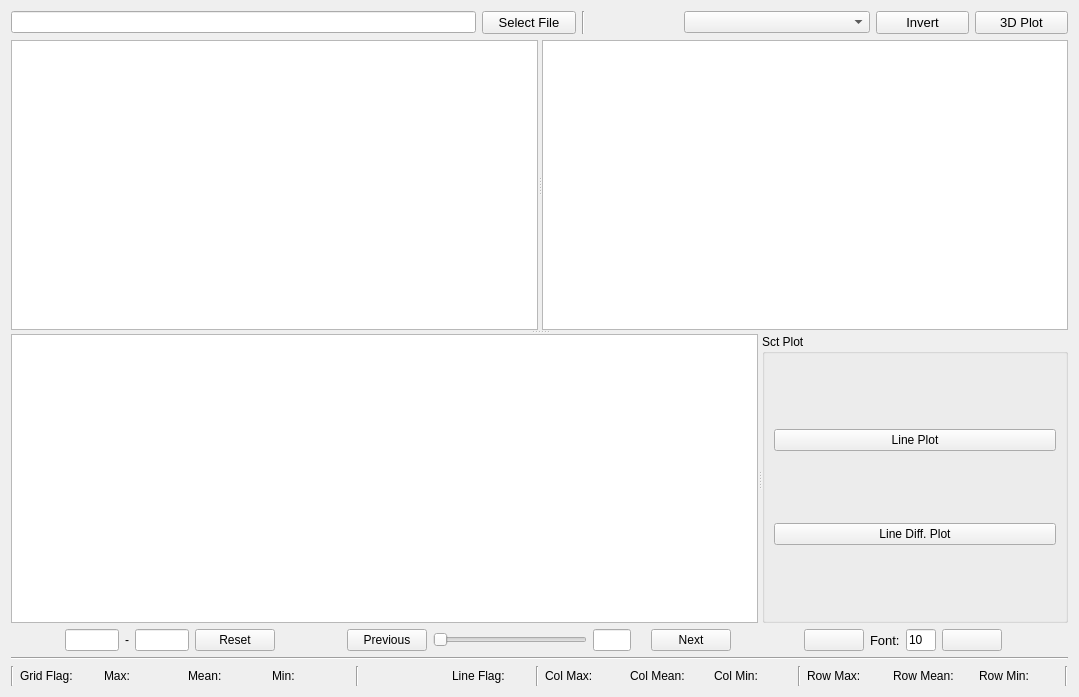
<?xml version="1.0" encoding="UTF-8"?>
<ui version="4.0">
 <class>Form</class>
 <widget class="QWidget" name="Form">
  <property name="geometry">
   <rect>
    <x>0</x>
    <y>0</y>
    <width>1079</width>
    <height>697</height>
   </rect>
  </property>
  <property name="windowTitle">
   <string>Data Viewer</string>
  </property>
  <property name="windowIcon">
   <iconset>
    <normaloff>Icon/eswin.png</normaloff>Icon/eswin.png</iconset>
  </property>
  <layout class="QVBoxLayout" name="verticalLayout">
   <item>
    <layout class="QHBoxLayout" name="horizontalLayout" stretch="5,1,0,1,2,1,1">
     <item>
      <widget class="QLineEdit" name="edit_path"/>
     </item>
     <item>
      <widget class="QPushButton" name="btn_selectFile">
       <property name="font">
        <font>
         <pointsize>10</pointsize>
        </font>
       </property>
       <property name="text">
        <string>Select File</string>
       </property>
       <property name="icon">
        <iconset>
         <normaloff>icons/csv-file-format-extension.png</normaloff>icons/csv-file-format-extension.png</iconset>
       </property>
       <property name="iconSize">
        <size>
         <width>20</width>
         <height>20</height>
        </size>
       </property>
      </widget>
     </item>
     <item>
      <widget class="Line" name="line">
       <property name="orientation">
        <enum>Qt::Vertical</enum>
       </property>
      </widget>
     </item>
     <item>
      <spacer name="horizontalSpacer">
       <property name="orientation">
        <enum>Qt::Horizontal</enum>
       </property>
       <property name="sizeHint" stdset="0">
        <size>
         <width>40</width>
         <height>20</height>
        </size>
       </property>
      </spacer>
     </item>
     <item>
      <widget class="QComboBox" name="comboBox"/>
     </item>
     <item>
      <widget class="QPushButton" name="btn_inverse">
       <property name="font">
        <font>
         <pointsize>10</pointsize>
        </font>
       </property>
       <property name="text">
        <string>Invert</string>
       </property>
       <property name="icon">
        <iconset>
         <normaloff>icons/invert.png</normaloff>icons/invert.png</iconset>
       </property>
       <property name="iconSize">
        <size>
         <width>20</width>
         <height>20</height>
        </size>
       </property>
      </widget>
     </item>
     <item>
      <widget class="QPushButton" name="btnPlot3D">
       <property name="enabled">
        <bool>true</bool>
       </property>
       <property name="font">
        <font>
         <pointsize>10</pointsize>
        </font>
       </property>
       <property name="text">
        <string>3D Plot</string>
       </property>
       <property name="icon">
        <iconset>
         <normaloff>icons/surface.png</normaloff>icons/surface.png</iconset>
       </property>
       <property name="iconSize">
        <size>
         <width>20</width>
         <height>20</height>
        </size>
       </property>
       <property name="autoDefault">
        <bool>false</bool>
       </property>
      </widget>
     </item>
    </layout>
   </item>
   <item>
    <widget class="QSplitter" name="splitterMain">
     <property name="orientation">
      <enum>Qt::Vertical</enum>
     </property>
     <widget class="QSplitter" name="splitterTop">
      <property name="layoutDirection">
       <enum>Qt::LeftToRight</enum>
      </property>
      <property name="orientation">
       <enum>Qt::Horizontal</enum>
      </property>
      <widget class="QTableView" name="gridDataViewer"/>
      <widget class="QTableView" name="sctColDataViewer"/>
     </widget>
     <widget class="QSplitter" name="splitterBottom">
      <property name="orientation">
       <enum>Qt::Horizontal</enum>
      </property>
      <widget class="QTableView" name="sctRowDataViewer"/>
      <widget class="QGroupBox" name="groupBox">
       <property name="title">
        <string>Sct Plot</string>
       </property>
       <layout class="QVBoxLayout" name="verticalLayout_2">
        <item>
         <widget class="QPushButton" name="btnPlotLine">
          <property name="text">
           <string>Line Plot</string>
          </property>
          <property name="icon">
           <iconset>
            <normaloff>icons/2dbar.png</normaloff>icons/2dbar.png</iconset>
          </property>
          <property name="iconSize">
           <size>
            <width>20</width>
            <height>20</height>
           </size>
          </property>
         </widget>
        </item>
        <item>
         <widget class="QPushButton" name="btnPlotSctDiff">
          <property name="text">
           <string>Line Diff. Plot</string>
          </property>
          <property name="icon">
           <iconset>
            <normaloff>icons/line_diff.png</normaloff>icons/line_diff.png</iconset>
          </property>
          <property name="iconSize">
           <size>
            <width>20</width>
            <height>20</height>
           </size>
          </property>
         </widget>
        </item>
       </layout>
      </widget>
     </widget>
    </widget>
   </item>
   <item>
    <layout class="QHBoxLayout" name="horizontalLayout_5" stretch="4,1,0,1,3,1">
     <item>
      <layout class="QHBoxLayout" name="horizontalLayout_4" stretch="1,1,0,1,1">
       <item>
        <spacer name="horizontalSpacer_2">
         <property name="orientation">
          <enum>Qt::Horizontal</enum>
         </property>
         <property name="sizeHint" stdset="0">
          <size>
           <width>40</width>
           <height>20</height>
          </size>
         </property>
        </spacer>
       </item>
       <item>
        <widget class="QLineEdit" name="edit_minPage"/>
       </item>
       <item>
        <widget class="QLabel" name="label_2">
         <property name="text">
          <string>-</string>
         </property>
        </widget>
       </item>
       <item>
        <widget class="QLineEdit" name="edit_maxPage"/>
       </item>
       <item>
        <widget class="QPushButton" name="btn_resetPage">
         <property name="text">
          <string>Reset</string>
         </property>
         <property name="icon">
          <iconset>
           <normaloff>icons/reset.png</normaloff>icons/reset.png</iconset>
         </property>
        </widget>
       </item>
      </layout>
     </item>
     <item>
      <spacer name="horizontalSpacer_4">
       <property name="orientation">
        <enum>Qt::Horizontal</enum>
       </property>
       <property name="sizeHint" stdset="0">
        <size>
         <width>40</width>
         <height>20</height>
        </size>
       </property>
      </spacer>
     </item>
     <item>
      <layout class="QHBoxLayout" name="horizontalLayout_2" stretch="2,4,1,0,2">
       <item>
        <widget class="QPushButton" name="btn_previous">
         <property name="text">
          <string>Previous</string>
         </property>
         <property name="icon">
          <iconset>
           <normaloff>icons/previous.png</normaloff>icons/previous.png</iconset>
         </property>
        </widget>
       </item>
       <item>
        <widget class="QSlider" name="slider_pageNumber">
         <property name="orientation">
          <enum>Qt::Horizontal</enum>
         </property>
        </widget>
       </item>
       <item>
        <widget class="QLineEdit" name="edit_pageNumber"/>
       </item>
       <item>
        <widget class="QLabel" name="labelPage">
         <property name="font">
          <font>
           <pointsize>10</pointsize>
           <bold>true</bold>
          </font>
         </property>
         <property name="text">
          <string/>
         </property>
        </widget>
       </item>
       <item>
        <widget class="QPushButton" name="btn_next">
         <property name="text">
          <string>Next</string>
         </property>
         <property name="icon">
          <iconset>
           <normaloff>icons/next.png</normaloff>icons/next.png</iconset>
         </property>
        </widget>
       </item>
      </layout>
     </item>
     <item>
      <spacer name="horizontalSpacer_3">
       <property name="orientation">
        <enum>Qt::Horizontal</enum>
       </property>
       <property name="sizeHint" stdset="0">
        <size>
         <width>40</width>
         <height>20</height>
        </size>
       </property>
      </spacer>
     </item>
     <item>
      <layout class="QHBoxLayout" name="horizontalLayout_3" stretch="2,1,1,2">
       <item>
        <widget class="QPushButton" name="btn_zoomout">
         <property name="text">
          <string/>
         </property>
         <property name="icon">
          <iconset>
           <normaloff>icons/zoom-out.svg</normaloff>icons/zoom-out.svg</iconset>
         </property>
        </widget>
       </item>
       <item>
        <widget class="QLabel" name="label">
         <property name="font">
          <font>
           <pointsize>10</pointsize>
          </font>
         </property>
         <property name="text">
          <string>Font:</string>
         </property>
        </widget>
       </item>
       <item>
        <widget class="QLineEdit" name="edit_fontSize">
         <property name="font">
          <font>
           <pointsize>9</pointsize>
          </font>
         </property>
         <property name="text">
          <string>10</string>
         </property>
         <property name="placeholderText">
          <string/>
         </property>
        </widget>
       </item>
       <item>
        <widget class="QPushButton" name="btn_zoomin">
         <property name="text">
          <string/>
         </property>
         <property name="icon">
          <iconset>
           <normaloff>icons/zoom-in.svg</normaloff>icons/zoom-in.svg</iconset>
         </property>
        </widget>
       </item>
      </layout>
     </item>
     <item>
      <spacer name="horizontalSpacer_5">
       <property name="orientation">
        <enum>Qt::Horizontal</enum>
       </property>
       <property name="sizeHint" stdset="0">
        <size>
         <width>40</width>
         <height>20</height>
        </size>
       </property>
      </spacer>
     </item>
    </layout>
   </item>
   <item>
    <widget class="Line" name="line_4">
     <property name="orientation">
      <enum>Qt::Horizontal</enum>
     </property>
    </widget>
   </item>
   <item>
    <layout class="QHBoxLayout" name="horizontalLayout_9" stretch="4,1,4,3">
     <item>
      <layout class="QHBoxLayout" name="horizontalLayout_6">
       <item>
        <widget class="Line" name="line_5">
         <property name="orientation">
          <enum>Qt::Vertical</enum>
         </property>
        </widget>
       </item>
       <item>
        <widget class="QLabel" name="label_GridFlag">
         <property name="text">
          <string>Grid Flag:</string>
         </property>
        </widget>
       </item>
       <item>
        <widget class="QLabel" name="label_GridMax">
         <property name="text">
          <string>Max:</string>
         </property>
        </widget>
       </item>
       <item>
        <widget class="QLabel" name="label_GridMean">
         <property name="text">
          <string>Mean:</string>
         </property>
        </widget>
       </item>
       <item>
        <widget class="QLabel" name="label_GridMin">
         <property name="text">
          <string>Min:</string>
         </property>
        </widget>
       </item>
       <item>
        <widget class="Line" name="line_2">
         <property name="orientation">
          <enum>Qt::Vertical</enum>
         </property>
        </widget>
       </item>
      </layout>
     </item>
     <item>
      <spacer name="horizontalSpacer_6">
       <property name="orientation">
        <enum>Qt::Horizontal</enum>
       </property>
       <property name="sizeHint" stdset="0">
        <size>
         <width>40</width>
         <height>20</height>
        </size>
       </property>
      </spacer>
     </item>
     <item>
      <layout class="QHBoxLayout" name="horizontalLayout_7">
       <item>
        <widget class="QLabel" name="label_LineFlag">
         <property name="text">
          <string>Line Flag:</string>
         </property>
        </widget>
       </item>
       <item>
        <widget class="Line" name="line_3">
         <property name="orientation">
          <enum>Qt::Vertical</enum>
         </property>
        </widget>
       </item>
       <item>
        <widget class="QLabel" name="label_ColMax">
         <property name="text">
          <string>Col Max:</string>
         </property>
        </widget>
       </item>
       <item>
        <widget class="QLabel" name="label_ColMean">
         <property name="text">
          <string>Col Mean:</string>
         </property>
        </widget>
       </item>
       <item>
        <widget class="QLabel" name="label_ColMin">
         <property name="text">
          <string>Col Min:</string>
         </property>
        </widget>
       </item>
       <item>
        <widget class="Line" name="line_6">
         <property name="orientation">
          <enum>Qt::Vertical</enum>
         </property>
        </widget>
       </item>
      </layout>
     </item>
     <item>
      <layout class="QHBoxLayout" name="horizontalLayout_8">
       <item>
        <widget class="QLabel" name="label_RowMax">
         <property name="text">
          <string>Row Max: </string>
         </property>
        </widget>
       </item>
       <item>
        <widget class="QLabel" name="label_RowMean">
         <property name="text">
          <string>Row Mean:</string>
         </property>
        </widget>
       </item>
       <item>
        <widget class="QLabel" name="label_RowMin">
         <property name="text">
          <string>Row Min: </string>
         </property>
        </widget>
       </item>
       <item>
        <widget class="Line" name="line_7">
         <property name="orientation">
          <enum>Qt::Vertical</enum>
         </property>
        </widget>
       </item>
      </layout>
     </item>
    </layout>
   </item>
  </layout>
 </widget>
 <resources/>
 <connections/>
</ui>
